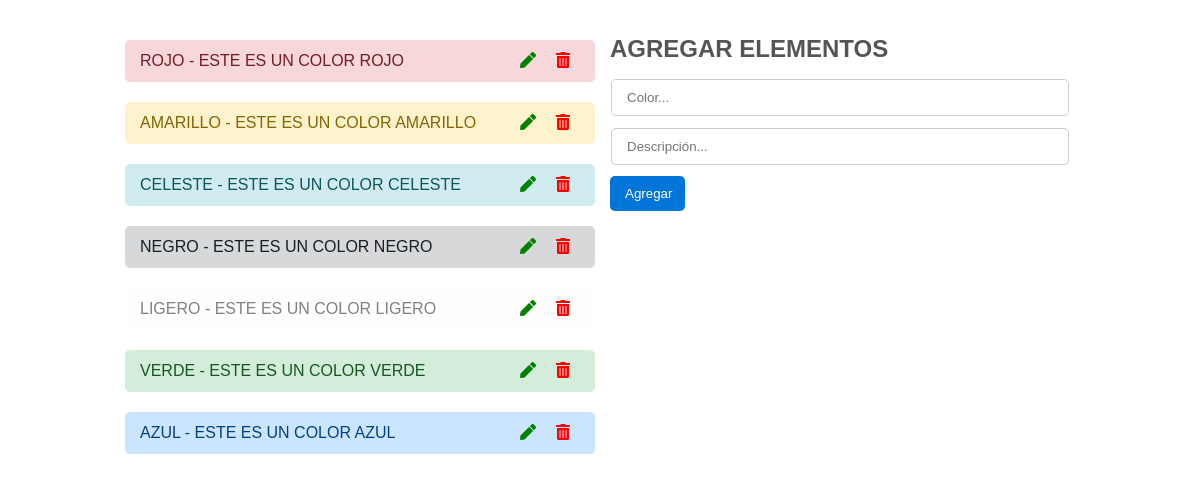
The page / on the database its author committed.
### tables this page shows
CREATE TABLE `colores` (
  `id` int(11) NOT NULL,
  `color` varchar(255) NOT NULL,
  `descripcion` varchar(255) NOT NULL
);

### index.php (the view, shortened to what this page needs)
<?php
include_once 'conexion.php';
$sql_leer = "SELECT * FROM colores";
$gsent = $pdo->prepare($sql_leer);
$gsent->execute();
$resultado = $gsent->fetchAll();
?>
<!DOCTYPE html>
<html lang="es">
<head>
	<link rel="stylesheet" href="assets/css/styles.css">
	<link rel="stylesheet" href="https://use.fontawesome.com/releases/v5.10.2/css/all.css">
</head>
<body>
	<div class="container">
		<div class="filas">
			<div class="columnas">
				<?php foreach ($resultado as $dato): ?>
					<div class="alerta <?=$dato['color'];?>">
						<?=$dato['color'];?> - <?=$dato['descripcion'];?>
						<a href="eliminar.php?id=<?=$dato['id'];?>">
							<i class="fas fa-trash-alt"></i>
						</a>
						<a href="index.php?id=<?=$dato['id'];?>">
							<i class="fas fa-pen"></i>
						</a>
					</div>
				<?php endforeach; ?>
			</div>
			<div class="columnas">
				<?php if(!$_GET): ?>
					<h2>Agregar elementos</h2>
					<form class="form" method="post">
						<input type="text" name="color" placeholder="Color...">
						<input type="text" name="descripcion" placeholder="Descripción...">
						<button class="">Agregar</button>
					</form>
				<?php endif; ?>
			</div>
		</div>
	</div>
</body>
</html>

### assets/css/styles.css (style rules this page uses)
* { margin: 0; padding: 0; box-sizing: border-box; }
body { font-size: 16px; font-family: Helvetica; }
h2 { margin: 5px; color: #555; text-transform: uppercase; }
.container { width: 80%; margin: 30px auto; }
.filas { width: 100%; display: flex; }
.columnas { width: 49%; display: flex; flex-direction: column; margin: 0px 5px; }
.alerta { padding: 12px 15px; border-radius: 5px; margin: 10px 0; text-transform: uppercase; }
.alerta a i { float: right; margin: 0 10px; }
.alerta a i.fas.fa-trash-alt { color: red; }
.alerta a i.fas.fa-pen { color: green; }
.alerta.azul { color: #004085; background-color: #cce5ff; border-color: #b8daff; }
.alerta.rojo { color: #721c24; background-color: #f8d7da; border-color: #f5c6cb; }
.alerta.amarillo { color: #856404; background-color: #fff3cd; border-color: #ffeeba; }
.alerta.negro { color: #1b1e21; background-color: #d6d8d9; border-color: #c6c8ca; }
.alerta.verde { color: #155724; background-color: #d4edda; border-color: #c3e6cb; }
.alerta.celeste { color: #0c5460; background-color: #d1ecf1; border-color: #bee5eb; }
.alerta.ligero { color: #818182; background-color: #fefefe; border-color: #fdfdfe; }
.form { display: flex; flex-direction: column; padding: 5px 0px; }
.form input[type="text"] { padding: 10px 15px; margin: 6px; border: 1px solid #ccc; border-radius: 5px; }
button { width: 75px; padding: 10px 15px; margin: 5px; border-radius: 5px; border: none; background-color: #0275d8; color: #fff; cursor: pointer; }

### rows shown on the page
colores: color "ROJO", descripcion "ESTE ES UN COLOR ROJO"
colores: color "AMARILLO", descripcion "ESTE ES UN COLOR AMARILLO"
colores: color "CELESTE", descripcion "ESTE ES UN COLOR CELESTE"
colores: color "NEGRO", descripcion "ESTE ES UN COLOR NEGRO"
colores: color "LIGERO", descripcion "ESTE ES UN COLOR LIGERO"
colores: color "VERDE", descripcion "ESTE ES UN COLOR VERDE"
colores: color "AZUL", descripcion "ESTE ES UN COLOR AZUL"
